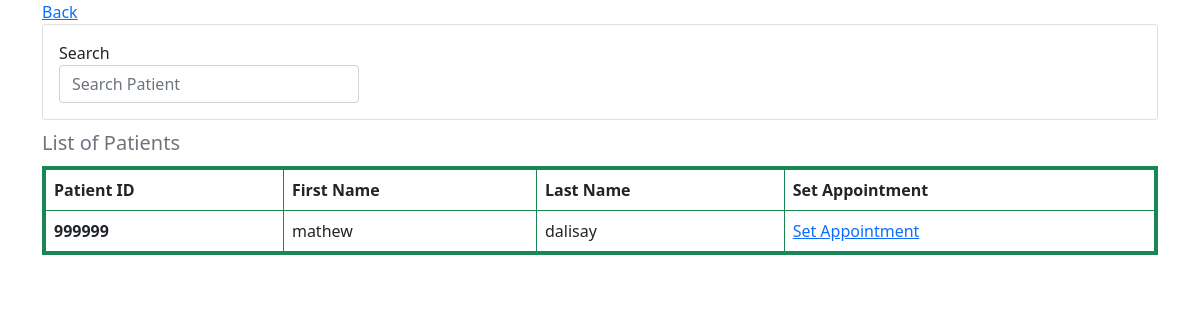
Page /users/set-appointment.php on the earlier database version.
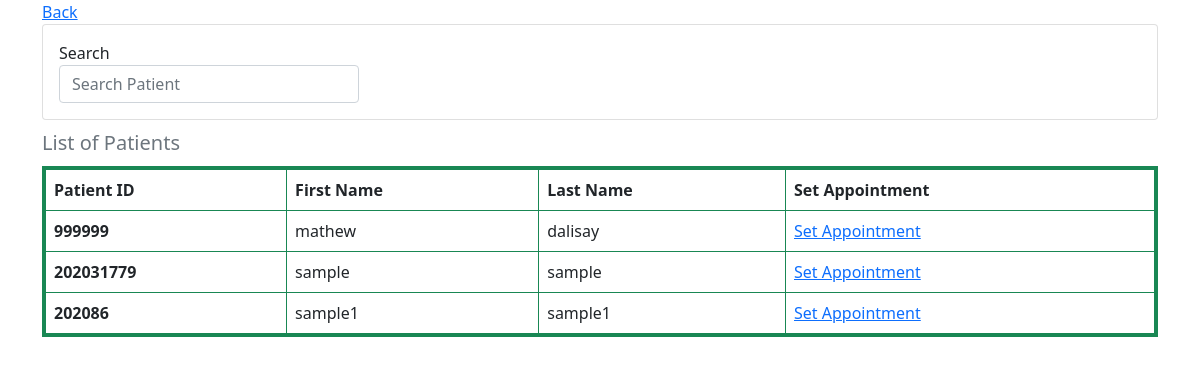
Same page on the later database version.
### tables this page shows
CREATE TABLE `patients` (
  `id` int(11) NOT NULL,
  `email` varchar(50) NOT NULL,
  `password` varchar(20) NOT NULL,
  `first_name` varchar(30) NOT NULL,
  `last_name` varchar(30) NOT NULL,
  `age` int(20) NOT NULL,
  `gender` varchar(20) NOT NULL,
  `date_of_birth` date NOT NULL,
  `mobile_number` varchar(13) NOT NULL,
  `hmo` varchar(20) NOT NULL,
  `patient_id` int(50) NOT NULL,
  `v_code` varchar(20) NOT NULL,
  `email_status` int(11) NOT NULL,
  `date_time_created` datetime NOT NULL,
  `date_time_updated` datetime DEFAULT NULL,
  `remarks` varchar(20) DEFAULT NULL
);

### users/set-appointment.php (the view, shortened to what this page needs)
<?php
include('../connection.php');
if(isset($_GET['page'])){
    $page = $_GET['page'];
}else{
    $page = 1;
}
$num_per_page = 05;
$start_from = ($page-1)*05;
?>
<!DOCTYPE html>
<html lang="en">
<head>
    <link href="https://cdn.jsdelivr.net/npm/bootstrap@5.0.2/dist/css/bootstrap.min.css" rel="stylesheet">
</head>
<body>
<div class="container">
    <a href="appointment.php">Back</a>
    <div class="card">
        <div class="card-body">
            <label for="search">Search</label>
            <input type="text"  id="search_patient"  class="form-control" placeholder="Search Patient" style="width: 300px;">
        </div>
    </div>
</div>
<div class="container">
    <div class="table-responsive">
            <table class="table table-responsive table-bordered caption-top border border-success border-4 " id="table_data">
                <caption style="font-size: 20px;">List of Patients</caption>
                    <thead>
                        <tr>
                            <th scope="col">Patient ID</th>
                            <th scope="col">First Name</th>
                            <th scope="col">Last Name</th>
                            <th scope="col">Set Appointment</th>
                        </tr>
                    </thead>
                    <tbody>
                        <?php
                            $query = "SELECT * FROM patients LIMIT $start_from , $num_per_page";
                            $run = mysqli_query($conn,$query);
                            if(mysqli_fetch_assoc($run) > 0){
                                foreach($run as $row){
                                ?>
                                <tbody>
                                    <tr>
                                        <td><b> <?php echo $row ['patient_id']?></b> </td>
                                        <td><?php echo $row ['first_name']?></td>
                                        <td><?php echo $row ['last_name']?></td>
                                        <td>
                                            <a href="set-patient.php?patient_id=<?php echo $row ['patient_id']?>">Set Appointment</a>
                                        </td>
                                    </tr>
                                </tbody>
                                <?php
                                }
                            }
                        ?>
                    </tbody>
            </table>
        </div>
    </div>
</body>
</html>

Differences in the rows shown:
added patients: patient "202031779", first_name "sample", last_name "sample"
added patients: patient "202086", first_name "sample1", last_name "sample1"
